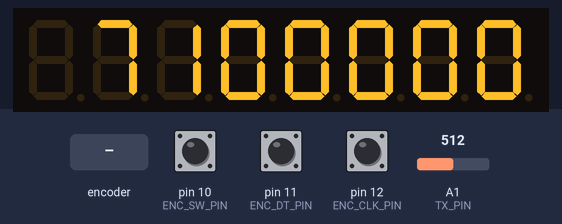
A sketch run on a simulated Arduino Uno, built with avr-gcc and run on an emulated ATmega328P. Parts: 8-digit seven-segment display. The inputs (shaded band) are chosen by the test bench; at power-on: A1 (TX_PIN) = 512, pin 10 (ENC_SW_PIN) HIGH, pin 11 (ENC_DT_PIN) HIGH, pin 12 (ENC_CLK_PIN) HIGH.

Above: at 1.2 s.
1.3 s: A1 (TX_PIN) set to 0
At 2.2 s:
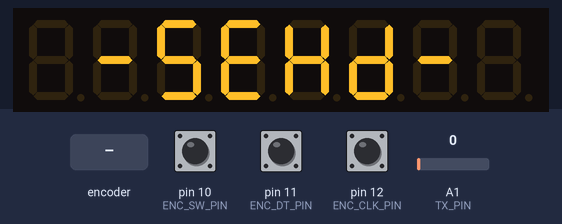
2.8 s: A1 (TX_PIN) set to 18
At 3.4 s:
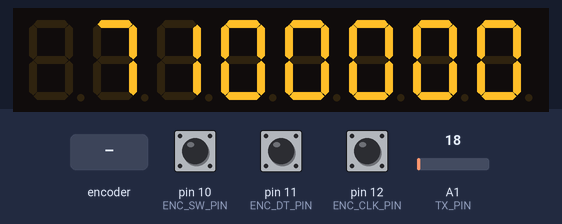
4.3 s: pin 10 (ENC_SW_PIN) pulled LOW for 0.15 s
At 5.0 s:
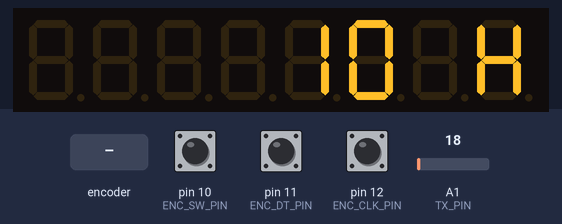
6.7 s: rotary encoder on pin 12 (ENC_CLK_PIN) / pin 11 (ENC_DT_PIN) turned 3 steps (first pin leading)
At 8.4 s:
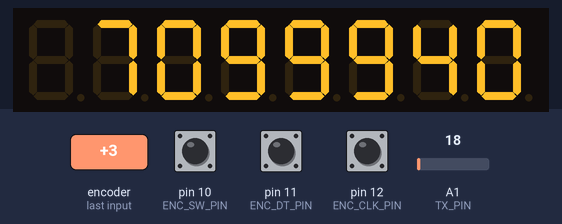
8.8 s: pin 10 (ENC_SW_PIN) pulled LOW for 1 s
At 10.4 s:
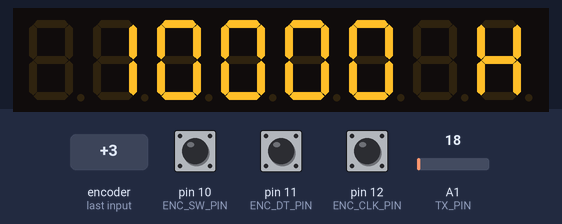
12.1 s: rotary encoder on pin 12 (ENC_CLK_PIN) / pin 11 (ENC_DT_PIN) turned 1 step (first pin leading)
At 13.4 s:
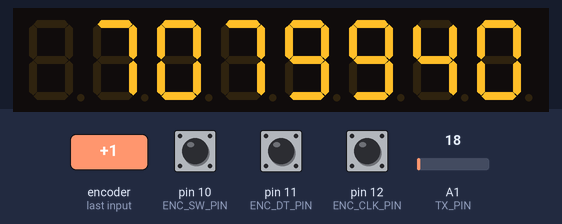
Timing chart, 0 to 14.8 s (numbered marks = the images above; inputs shaded):
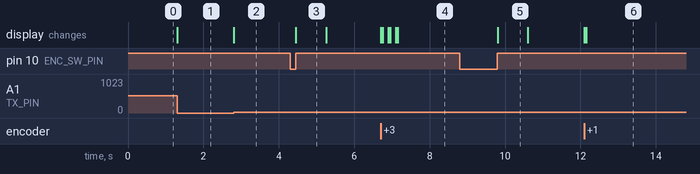

Measured:
- after the input at 1.3 s, the display: changes at once (image 1)
- after the input at 2.8 s, the display: changes at once (image 2)
- after the input at 4.3 s, the display: changes after 0.15 s (image 3)
- after the input at 6.7 s, the display: first changes at once (image 4 shows a later state)
- after the input at 8.8 s, the display: changes after 1.0 s (image 5)
- after the input at 12.1 s, the display: first changes at once (image 6 shows a later state)
- what the display in image 3 shows lasts 0.8 s, from 4.5 s to 5.3 s

The sketch:

3_BAND_VFO_TRX.ino
```cpp
// http://un7fgo.gengen.ru (C) 2019
// https://github.com/UN7FGO
//
// Basic, 3-band frequency synthesizer for PIXIE transceiver.
// The program uses the hardware feature of PIXIE,
// associated with the implementation of the frequency shift reception / transmission
//
// Базовый, 3-х диапазонный синтезатор частоты для трансивера PIXIE.
// В программе используется аппаратная особенность PIXIE,
// связанная с реализацией сдвига частоты прием/передача

// Подключаем библиотеку для нашего 7-сегментного индикатора на 8 цифр
#include "LedControl.h"
// Контакты для подключения нашего 7-сегментного индикатора
#define D_DIN 7
#define D_CS  8
#define D_CLK 9
// Создаем объект связанный с дисплеем
LedControl lc=LedControl(D_DIN,D_CS,D_CLK,1);

// Описываем подключение модуля AD9850
#define W_CLK 5
#define FQ_UD 4
#define DATA  3
#define RESET 2
#define pulseHigh(pin) {digitalWrite(pin, HIGH); digitalWrite(pin, LOW); }

// Определяем контакты, к которым у нас подключен энкодер
#define ENC_CLK_PIN 12
#define ENC_DT_PIN  11
#define ENC_SW_PIN  10

// Количество диапазонов и массивы с их параметрами
#define MAXBAND 3
// массив "текущих частот"
long int cur_freq[3]  = {1900000, 3600000, 7100000};
// массив "максимальных частот"
long int max_freq[3]  = {2000000, 3800000, 7300000};
// массив "минимальных частот"
long int min_freq[3]  = {1800000, 3500000, 7000000};

// максимальное количество шагов перестройки частоты
#define MAXFREQ 4
// массив "шагов перестройки" в Герцах
long int d_freq[4]  = {10000, 1000, 100, 10};

// Контакт сигнализирующий о переходе трансивера на передачу
// В режиме приема на нем имеется какое-то напряжение,
// При переходе на передачу, контакт замыкается на землю
#define TX_PIN A1
// Сдвиг частоты в Герцах, при переходе на передачу (может быть и отрицательным)
#define TXSHIFT 800

// переменные для работы
long int current_freq;
long int old_freq;
long int pressed;
int pinALast;
int aVal;
int Band;
int nfreq;
int dfreq;
/* =================================================== */
void setup() {
  // переводим индикатор в активный
  lc.shutdown(0,false);
  // устанавливаем яркость дисплея
  lc.setIntensity(0,8);
  // очищаем индикатор
  lc.clearDisplay(0);

 // configure arduino data pins for output
  pinMode(FQ_UD, OUTPUT);
  pinMode(W_CLK, OUTPUT);
  pinMode(DATA, OUTPUT);
  pinMode(RESET, OUTPUT);

  pulseHigh(RESET);   pulseHigh(W_CLK);   pulseHigh(FQ_UD);  // this pulse enables serial mode - Datasheet page 12 figure 10


  // все связанное с энкодером
  pinMode (ENC_CLK_PIN,INPUT);
  pinMode (ENC_DT_PIN,INPUT);
  pinMode (ENC_SW_PIN,INPUT);
  pinALast = digitalRead(ENC_CLK_PIN);

  // "старая" частота "по умолчанию"
  old_freq = 0;
  // Текужий диапазон
  Band = 2;
  // Текущая частота
  current_freq = cur_freq[Band];
  // Текущий номер шага изменения частоты
  nfreq = 2;
  // Текущий шаг изменения частоты
  dfreq = d_freq[nfreq];
}

void loop() {
  // Если частота у нас изменилась,
  // то обновляем ее значение на индикаторе и на синтезаторе
  if ( current_freq != old_freq ) {
    lc_freq(current_freq,0);
    sendFrequency(current_freq);
    old_freq = current_freq;
  }

  // если наш трансивер перешел в режим передачи
  if (analogRead( TX_PIN ) == 0 ) {
    sendFrequency( (current_freq + TXSHIFT) );
    lc.clearDisplay(0);
    lc.setChar(0,6,'-',false);
    lc.setChar(0,5,'5',false);
    lc.setChar(0,4,'E',false);
    lc.setChar(0,3,'H',false);
    lc.setChar(0,2,'d',false);
    lc.setChar(0,1,'-',false);
    // ждем пока трансивер не перейдет в режим приема
    while (analogRead( TX_PIN ) == 0 ) {
      //
    }
    // восстанавливаем на синтезаторе текущую частоту
    sendFrequency(current_freq);
    // обновляем информацию о частоте на индикаторе
    lc_freq(current_freq,0);
  }

  // обрабатываем кнопку энкодера
  if (digitalRead(ENC_SW_PIN) == 0) {
    // запомнаем время нажатия кнопки
    pressed = millis();
    // ждем, пока кнопку отпустят
    while (digitalRead(ENC_SW_PIN) == 0) {
    }
    // считаем время, сколько была нажата кнопка
    pressed = millis() - pressed;
    // если время нажатия больше 1 секунды, то переключаем диапазон
    if ( pressed > 1000 ) {
      // запоминаем текущую частоту на текущем диапазоне
      cur_freq[Band] = current_freq;
      // увеличиваем номер диапазона
      Band +=1;
      // если номер больше максимального, возвращаемся в начало
      if ( Band == MAXBAND ) {
        Band = 0;
      }
      // считываем текущую частоту выбранного диапазона
      current_freq = cur_freq[Band];
      delay (200);
    } else {
      // если кнопка былв нажаты менее 1 секунды, меняем шаг перестройки
      // переходим на следующий шаг
      nfreq += 1;
      // если шаг больше возможного, переходим к первому значению
      if ( nfreq == MAXFREQ ) {
        nfreq = 0;
      }
      // запоминаем выбранный шаг перестройки
      dfreq = d_freq[nfreq];
      // выводим на индикатор информацию о выбранном шаге перестройки
      lc_freq(dfreq,2);
      lc.setChar(0,0,'H',false);
      // ждем 0.8 секунды
      delay (800);
      // выводим на индикатор текущую частоту
      lc_freq(current_freq,0);
    }
  }

  // обрабатываем энкодер
  aVal = digitalRead(ENC_CLK_PIN);
  // проверяем, был ли произведен поворот ручки энкодера
  if (aVal != pinALast){
    // определяем направление вращения энкодера
    if (digitalRead(ENC_DT_PIN) == aVal) {
       // повернули энкодер "по часовой стрелке" (CW)
       current_freq += dfreq;
       // не даем частоте уйти за верхний предел диапазона
       if ( current_freq > max_freq[Band] ) {
         current_freq = max_freq[Band];
       }
     } else {
       // повернули энкодер "против часовой стрелки" (CCW)
       current_freq -= dfreq;
       // не даем частоте уйти за нижний предел диапазона
       if ( current_freq < min_freq[Band] ) {
         current_freq = min_freq[Band];
       }
     }
  }
  pinALast = aVal;

}

// Передаем байт побитно, начиная с младшего бита, в AD9850, по последовательному интерфейсу
// transfers a byte, a bit at a time, LSB first to the 9850 via serial DATA line
void tfr_byte(byte data)
{
  for (int i=0; i<8; i++, data>>=1) {
    digitalWrite(DATA, data & 0x01);
    pulseHigh(W_CLK);   //after each bit sent, CLK is pulsed high
  }
}

// расчитываем коэффициент деления для формирования AD9850 нужной нам частоты
// передаем нужные коэффициенты на AD9850
// frequency calc from datasheet page 8 = <sys clock> * <frequency tuning word>/2^32
void sendFrequency(double frequency) {
  int32_t freq = frequency * 4294967295/125000000;  // note 125 MHz clock on 9850
  for (int b=0; b<4; b++, freq>>=8) {
    tfr_byte(freq & 0xFF);
  }
  tfr_byte(0x000);   // Final control byte, all 0 for 9850 chip
  pulseHigh(FQ_UD);  // Done!  Should see output
}

// процедура вывода на 8-разрядный индикатор нужной цифры, со сдвигом от правого края
// не значащие нули не показываются
void lc_freq(long int fr, byte nn)
{
  byte dg;
  // очищаем экран
  lc.clearDisplay(0);
  // в цикле перебираем цифры числа, начиная с единиц
  for (int i = 0; i < (8-nn); i++) {
     // если цифры "закончились", то ничего не выводим
     if (fr > 0) {
       dg = fr % 10;
       lc.setDigit(0,i+nn,dg,false);
       fr = fr / 10;
     }
  }
}
```
